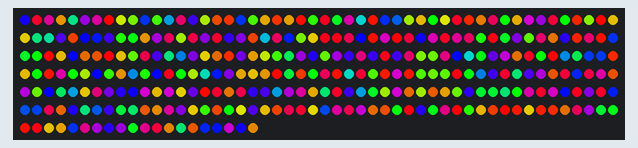
This sketch was run on a simulated Arduino Uno, built with avr-gcc and run on an emulated ATmega328P. Shown: 320 RGB LEDs in strip order, left to right, continuing on the next row. Random numbers use the default seed unless the sketch sets one.

Above: at 0.05 s.
At 6.55 s:
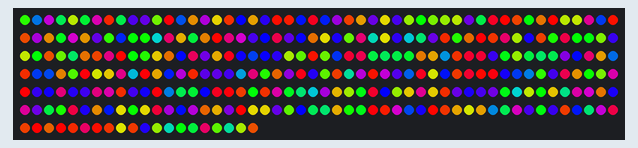
At 13.2 s:
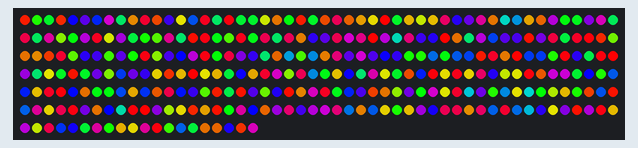
At 19.85 s:
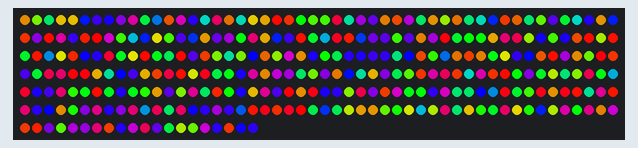
At 26.5 s:
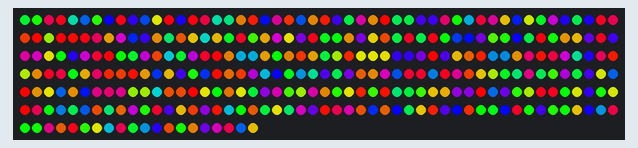
At 39.93 s:
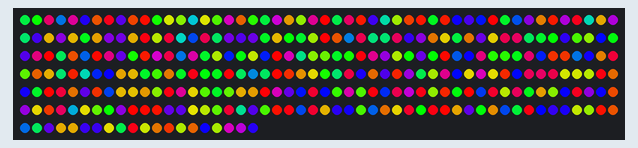

The sketch:

Random.ino
```cpp
#include <FastLED.h>

// Define the number of LEDs in the strip
#define NUM_LEDS 320

// Define the pin for the data input
#define LED_PIN 11

// Create an array of LED objects
CRGB leds[NUM_LEDS];

void setup() {
  // Initialize the LED strip
  FastLED.addLeds<WS2812, LED_PIN, GRB>(leds, NUM_LEDS);
  // Set initial brightness
  FastLED.setBrightness(255);
}

void loop() {
  // Loop through each LED and set it to a random color
  for (int i = 0; i < NUM_LEDS; i++) {
    leds[i] = CHSV(random(0, 256), 255, 255); // Hue, Saturation, Value
  }

  // Show the colors
  FastLED.show();

  // Wait for a while before changing colors again
  delay(1);
}
```
